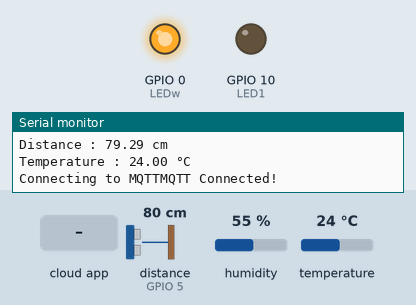
Simulated run of this sketch. Board: ESP8266 (NodeMCU). On the bench: output pins drawn as LEDs (lit = HIGH), the last lines printed to the serial monitor. Wiring (inferred from the names in the program): ultrasonic range finder: trigger GPIO 16; echo GPIO 5. The inputs (shaded band) are chosen by the test bench; at power-on: distance to the obstacle (sensor on GPIO 5) 80 cm, humidity 55 %, temperature 24 °C. The echo pulse lasts 58.3 µs per cm; WiFi joins after 1.5 s; servers stay silent unless stated; no MQTT or app messages arrive unless stated; pins used as bus, display or sensor lines are not drawn.

Above: at 2.7 s.
2.8 s: the phone or cloud app sets bhathi_led to 1
At 3.6 s:
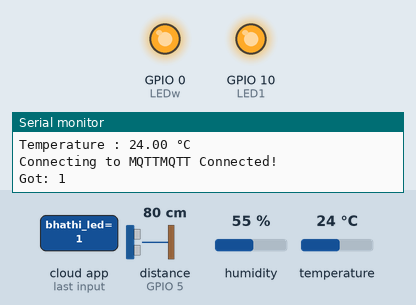
4.3 s: the phone or cloud app sets bhathi_led to 0
At 5.5 s:
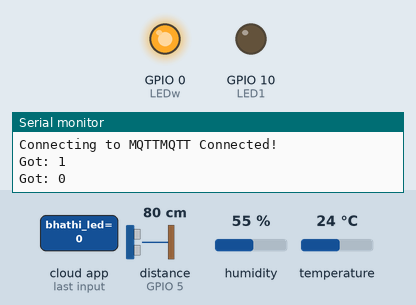
Timing chart, 0 to 7.3 s (numbered marks = the images above; inputs shaded):
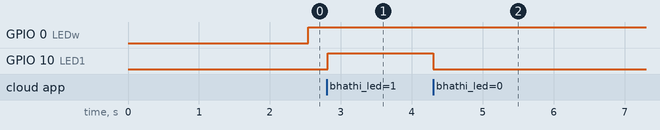

Measured:
- after the input at 2.8 s, GPIO 10 (LED1): LOW → HIGH at once
- after the input at 4.3 s, GPIO 10 (LED1): HIGH → LOW at once

The sketch:

THE_AWARE_BOX.ino
```cpp
#include <ESP8266WiFi.h>
#include <Adafruit_Sensor.h>
#include "DHT.h"
#include "Adafruit_MQTT.h"
#include "Adafruit_MQTT_Client.h"

//LED
#define LED1  10

//worning LED
#define LEDw 0

//DHT11 for reading temperature and humidity value
#define DHTTYPE DHT11

//HC-SR04 ultrasonic distance sensor pins
#define trigPin   16
#define echoPin   5

//HC-SR04 ultrasonic distance sensor variables
long duration;
float distance;
int x;

//DHT11 sensor variables
const int DHTPin = 13;
DHT dht(DHTPin, DHTTYPE);
uint32_t delayMS;

//WiFi Access Point

#define WLAN_SSID       "Bhathi"
#define WLAN_PASS       "12345678"

//Adafruit.io Setup

#define AIO_SERVER      "broker.hivemq.com"
#define AIO_SERVERPORT  1883
#define AIO_USERNAME    ""
#define AIO_KEY         ""

// Create an ESP8266 WiFiClient class to connect to the MQTT server.
WiFiClient client;
//WiFiClientSecure client;
// Setup the MQTT client class by passing in the WiFi client and MQTT server and login details.
Adafruit_MQTT_Client mqtt(&client, AIO_SERVER, AIO_SERVERPORT, AIO_USERNAME, AIO_KEY);

//feeds
Adafruit_MQTT_Publish Humidity = Adafruit_MQTT_Publish(&mqtt, AIO_USERNAME "/feeds/bhathi_humidity");
Adafruit_MQTT_Publish Temperature = Adafruit_MQTT_Publish(&mqtt, AIO_USERNAME "/feeds/bhathi_temperature");

Adafruit_MQTT_Subscribe led1 = Adafruit_MQTT_Subscribe(&mqtt, AIO_USERNAME "/feeds/bhathi_led");
Adafruit_MQTT_Publish dist = Adafruit_MQTT_Publish(&mqtt, AIO_USERNAME "/feeds/bhathi_dis");

void MQTT_connect();
void setup() {
  Serial.begin(9600);
  delay(10);
  Serial.println(F("Project"));

  // Connect to WiFi access point.
  Serial.println();
  Serial.println();
  Serial.print("Connecting to ");
  Serial.println(WLAN_SSID);

  WiFi.begin(WLAN_SSID, WLAN_PASS);
  while (WiFi.status() != WL_CONNECTED) {
    delay(500);
    Serial.print(".");
  }
  Serial.println();
  Serial.println("WiFi connected");
  Serial.println("IP address: ");
  Serial.println(WiFi.localIP());

  // HC-SR04 ultrasonic distance sensor
  pinMode(trigPin, OUTPUT);
  pinMode(echoPin, INPUT);

  //LEDs
  pinMode(LED1, OUTPUT);

  //worning LED
  pinMode(LEDw, OUTPUT);

  //Setting up DHT sensor
  dht.begin();

  // Setup MQTT subscription for on and off feed.
  mqtt.subscribe(&led1);


}

void loop() {
  //DHT11 reading
  float t1 = dht.readTemperature();
  String Temp = "Temperature : " + String(t1) + " °C";

  //clear the trigpin
  digitalWrite(trigPin,LOW);
  delayMicroseconds(2);

  //set the trigpin in HIGH state for 10 ms
  digitalWrite(trigPin,HIGH);
  delayMicroseconds(10);
  digitalWrite(trigPin,LOW);

  //read the echopin
  duration = pulseIn(echoPin, HIGH);

  //Calculate the distance
  distance = duration * (0.034/2); //a=t*v
  String dis = "Distance : "+ String(distance)+ " cm";

  x = distance;

  //print in serial
  Serial.println(dis);
  Serial.println(Temp);
  delay(1000);

  if( x > 10){
    //int a= 2;
    //for(int b=1; b<a; b++){
    //  digitalWrite(LEDw,HIGH);
    //  delay(1000);
    //  digitalWrite(LEDw,LOW);
    //  delay(1000);
    //  if(x > 10){
    //    a++;
    //  }else{
    //    a=0;
    //  }
    //}
    digitalWrite(LEDw,HIGH);
  }else{
    digitalWrite(LEDw,LOW);
  }


 //-----------------------------------

  MQTT_connect();

  Adafruit_MQTT_Subscribe *subscription;
  while ((subscription = mqtt.readSubscription(20000))) {
    if (subscription == &led1) {
      Serial.print(F("Got: "));
      Serial.println((char *)led1.lastread);
      int led1_State = atoi((char *)led1.lastread);
      try {
        if(led1_State==1 || led1_State==0){
          digitalWrite(LED1, led1_State);
        }
        else{
            throw 50;
        }
      }catch(int e){
        Serial.println("error error! publish only 1 or 0");
      }
    }
  }
  float h = dht.readHumidity();
  float t = dht.readTemperature();
  float f = dht.readTemperature(true);
  float d = distance;

  if (isnan(h) || isnan(t) || isnan(f)) {
    Serial.println("Failed to read from DHT sensor!");
    return;
  }
  if (! Humidity.publish(h)) {
    Serial.println(F("Failed"));
  } else {
    Serial.println(F("OK!"));
  }
  if (! Temperature.publish(t)) {
    Serial.println(F("Failed"));
  } else {
    Serial.println(F("OK!"));
  }
  if (! dist.publish(d)) {
    Serial.println(F("Failed"));
  } else {
    Serial.println(F("OK!"));
  }
}

void MQTT_connect() {
  int8_t ret;
  if (mqtt.connected()) {
    return;
  }

  Serial.print("Connecting to MQTT");
  uint8_t retries = 3;
  while ((ret = mqtt.connect()) != 0) { // connect will return 0 for connected
    Serial.println(mqtt.connectErrorString(ret));
    Serial.println("Retrying MQTT connection in 1 seconds...");
    mqtt.disconnect();
    delay(500);
    retries--;
    if (retries == 0) {
      while (1);
    }
  }
  Serial.println("MQTT Connected!");

}
```
